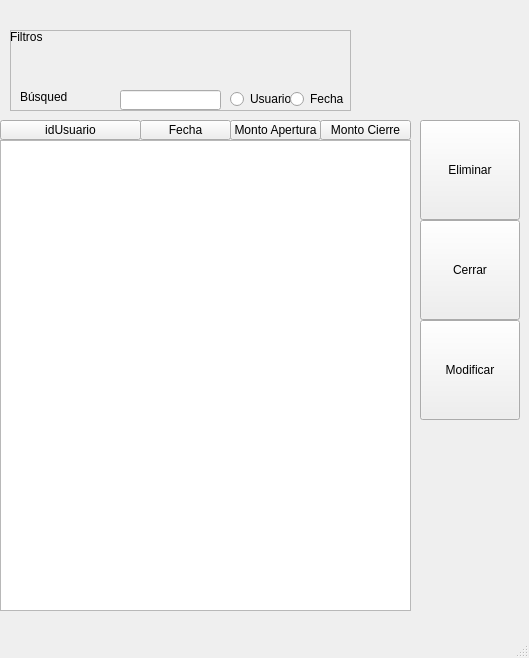
<?xml version="1.0" encoding="UTF-8"?>
<ui version="4.0">
 <class>Articulos</class>
 <widget class="QMainWindow" name="Articulos">
  <property name="geometry">
   <rect>
    <x>0</x>
    <y>0</y>
    <width>529</width>
    <height>658</height>
   </rect>
  </property>
  <property name="windowTitle">
   <string>MainWindow</string>
  </property>
  <widget class="QWidget" name="centralwidget">
   <widget class="QListView" name="listView">
    <property name="geometry">
     <rect>
      <x>0</x>
      <y>140</y>
      <width>411</width>
      <height>471</height>
     </rect>
    </property>
   </widget>
   <widget class="QPushButton" name="pushButton_3">
    <property name="geometry">
     <rect>
      <x>420</x>
      <y>120</y>
      <width>100</width>
      <height>100</height>
     </rect>
    </property>
    <property name="text">
     <string>Eliminar</string>
    </property>
   </widget>
   <widget class="QPushButton" name="pushButton_4">
    <property name="geometry">
     <rect>
      <x>420</x>
      <y>220</y>
      <width>100</width>
      <height>100</height>
     </rect>
    </property>
    <property name="text">
     <string>Cerrar</string>
    </property>
   </widget>
   <widget class="QFrame" name="frame">
    <property name="geometry">
     <rect>
      <x>10</x>
      <y>30</y>
      <width>341</width>
      <height>81</height>
     </rect>
    </property>
    <property name="frameShape">
     <enum>QFrame::StyledPanel</enum>
    </property>
    <property name="frameShadow">
     <enum>QFrame::Raised</enum>
    </property>
    <widget class="QLabel" name="label_2">
     <property name="geometry">
      <rect>
       <x>10</x>
       <y>60</y>
       <width>47</width>
       <height>14</height>
      </rect>
     </property>
     <property name="text">
      <string>Búsqueda</string>
     </property>
    </widget>
    <widget class="QRadioButton" name="radioButton">
     <property name="geometry">
      <rect>
       <x>220</x>
       <y>60</y>
       <width>61</width>
       <height>18</height>
      </rect>
     </property>
     <property name="text">
      <string>Usuario</string>
     </property>
    </widget>
    <widget class="QLineEdit" name="lineEdit">
     <property name="geometry">
      <rect>
       <x>110</x>
       <y>60</y>
       <width>101</width>
       <height>20</height>
      </rect>
     </property>
    </widget>
    <widget class="QLabel" name="label_3">
     <property name="geometry">
      <rect>
       <x>0</x>
       <y>0</y>
       <width>47</width>
       <height>14</height>
      </rect>
     </property>
     <property name="text">
      <string>Filtros</string>
     </property>
    </widget>
    <widget class="QRadioButton" name="radioButton_2">
     <property name="geometry">
      <rect>
       <x>280</x>
       <y>60</y>
       <width>61</width>
       <height>18</height>
      </rect>
     </property>
     <property name="text">
      <string>Fecha</string>
     </property>
    </widget>
   </widget>
   <widget class="QToolButton" name="toolButton">
    <property name="geometry">
     <rect>
      <x>0</x>
      <y>120</y>
      <width>141</width>
      <height>20</height>
     </rect>
    </property>
    <property name="text">
     <string>idUsuario</string>
    </property>
   </widget>
   <widget class="QToolButton" name="toolButton_2">
    <property name="geometry">
     <rect>
      <x>320</x>
      <y>120</y>
      <width>91</width>
      <height>20</height>
     </rect>
    </property>
    <property name="text">
     <string>Monto Cierre</string>
    </property>
   </widget>
   <widget class="QToolButton" name="toolButton_4">
    <property name="geometry">
     <rect>
      <x>230</x>
      <y>120</y>
      <width>91</width>
      <height>20</height>
     </rect>
    </property>
    <property name="text">
     <string>Monto Apertura</string>
    </property>
   </widget>
   <widget class="QToolButton" name="toolButton_5">
    <property name="geometry">
     <rect>
      <x>140</x>
      <y>120</y>
      <width>91</width>
      <height>20</height>
     </rect>
    </property>
    <property name="text">
     <string>Fecha</string>
    </property>
   </widget>
   <widget class="QPushButton" name="pushButton_5">
    <property name="geometry">
     <rect>
      <x>420</x>
      <y>320</y>
      <width>100</width>
      <height>100</height>
     </rect>
    </property>
    <property name="text">
     <string>Modificar</string>
    </property>
   </widget>
  </widget>
  <widget class="QMenuBar" name="menubar">
   <property name="geometry">
    <rect>
     <x>0</x>
     <y>0</y>
     <width>529</width>
     <height>22</height>
    </rect>
   </property>
  </widget>
  <widget class="QStatusBar" name="statusbar"/>
 </widget>
 <resources/>
 <connections/>
</ui>
